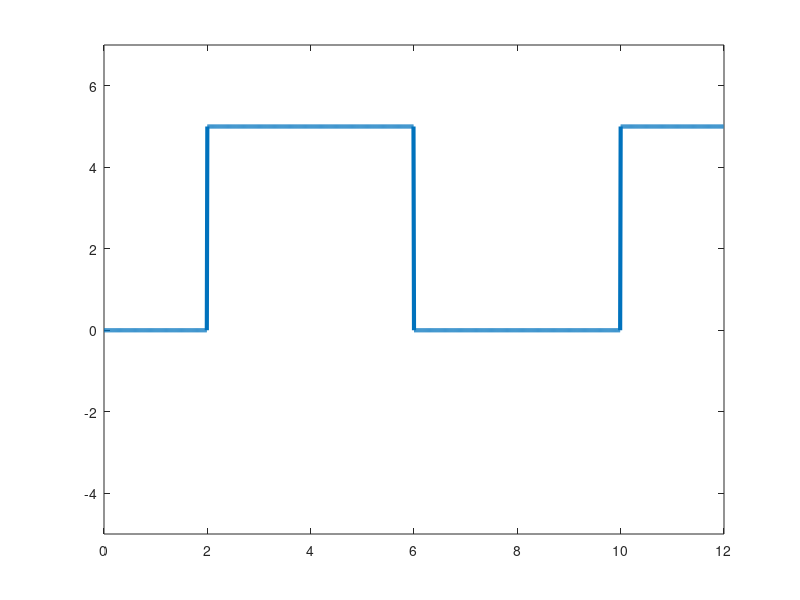

This chart was generated by the following MATLAB code:
clear all;
close all;
clc;


bits = [0, 1, 1, 0, 0, 1];
bit_dur = 2;

T = length(bits) * bit_dur;

fs = 100;
t = 0:1/fs:T-(1/fs);

for i = 1:length(bits)
  if bits(i) == 0
    x((i-1)*fs*bit_dur+1:i*fs*bit_dur) = 0
  else
    x((i-1)*fs*bit_dur+1:i*fs*bit_dur) = 5
  endif
endfor


plot(t, x, 'linewidth', 3)
ylim([-5,7])

% demodulation
for i = 1:length(x)/(fs*bit_dur)
  if x(1,(i-1)*fs*bit_dur+1:i*fs*bit_dur) == zeros(1, fs*bit_dur)
    disp(0);
  else
    disp(1);
  endif
endfor
